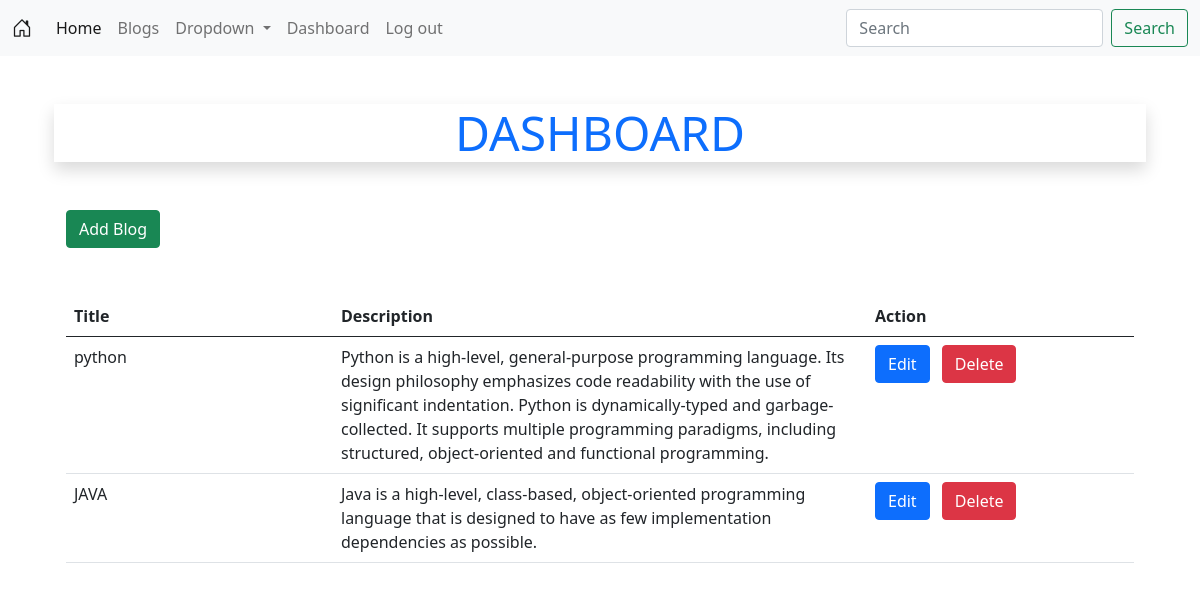
The page /dashboard/ (signed in) on the database its author committed.
### myapp/models.py (models this page shows)
class BlogModel(models.Model):
    title=models.CharField(max_length=100)
    desc = models.TextField()

### myapp/views.py (the view, shortened to what this page needs)
# urls.py: path('dashboard/',views.dashboard.as_view(),name='dashboard'),
class dashboard(View):
    def get(self,request):
        if request.user.is_authenticated:
            form = BlogModel.objects.all()
            return render(request,'dashboard.html',{'form':form})
        else:
            return redirect('home')

### templates/dashboard.html (shortened to what this page needs)
{% extends 'base.html' %}
{% load static %}
{% block body %}
<div class="container">
    <div class="container text-center shadow my-5">
        <h1 class="display-5 text-primary">DASHBOARD</h1>
    </div>
    <div class="container my-5">
        <a href="{% url 'add_blog' %}" class="btn btn-success">Add Blog</a>
    </div>
    <div class="container my-5">
        <table class="table">
            <thead>
              <tr>
                <th scope="col" class="w-25">Title</th>
                <th scope="col">Description</th>
                <th scope="col" class="w-25">Action</th>
              </tr>
            </thead>
            <tbody>
                {% for fm in form %}
              <tr>
                <td>{{fm.title}}</td>
                <td>{{fm.desc}}</td>
                <td>
                    <a href="{% url 'edit_blog' fm.id %}" class="btn btn-primary me-2">Edit</a>
                    <a href="{% url 'delete_blog' fm.id %}" class="btn btn-danger">Delete</a>
                </td>
              </tr>
              {% endfor %}
            </tbody>
          </table>
    </div>
</div>
{% endblock body %}

### rows shown on the page
BlogModel: title "python", desc "Python is a high-level, general-purpose programming language. Its design philosophy emphasizes code readability with the use of significant indentation. Python is dynamically-typed and garbage-collected. It supports multiple programming paradigms, including structured, object-oriented and functional programming."
BlogModel: title "JAVA", desc "Java is a high-level, class-based, object-oriented programming language that is designed to have as few implementation dependencies as possible."
